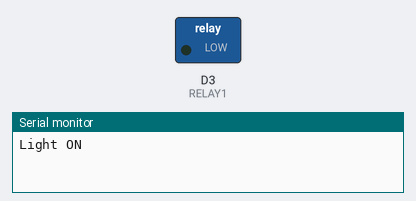
This sketch was run on a simulated ESP8266 (NodeMCU). On the bench: switched loads named in the sketch (green lamp = pin HIGH), the last lines printed to the serial monitor.

Above: at 1.0 s.
At 3.0 s:
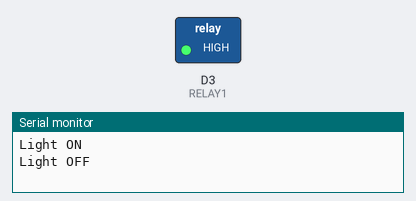
Timing chart, 0 to 5.2 s (numbered marks = the images above):
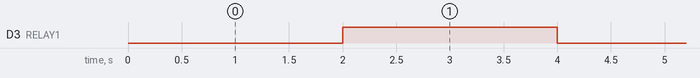

The sketch:

Relay_Test.ino
```cpp
#define RELAY1  D3
void setup()

{


Serial.begin(9600);
  pinMode(RELAY1, OUTPUT);

}

  void loop()

{

   digitalWrite(RELAY1,0);           // Turns ON Relays 1
   Serial.println("Light ON");
   delay(2000);                                      // Wait 2 seconds

   digitalWrite(RELAY1,1);          // Turns Relay Off
   Serial.println("Light OFF");
   delay(2000);

}
```

Measured:
- by itself, D3 (RELAY1): alternates HIGH for 2.0 s and LOW for 2.0 s
